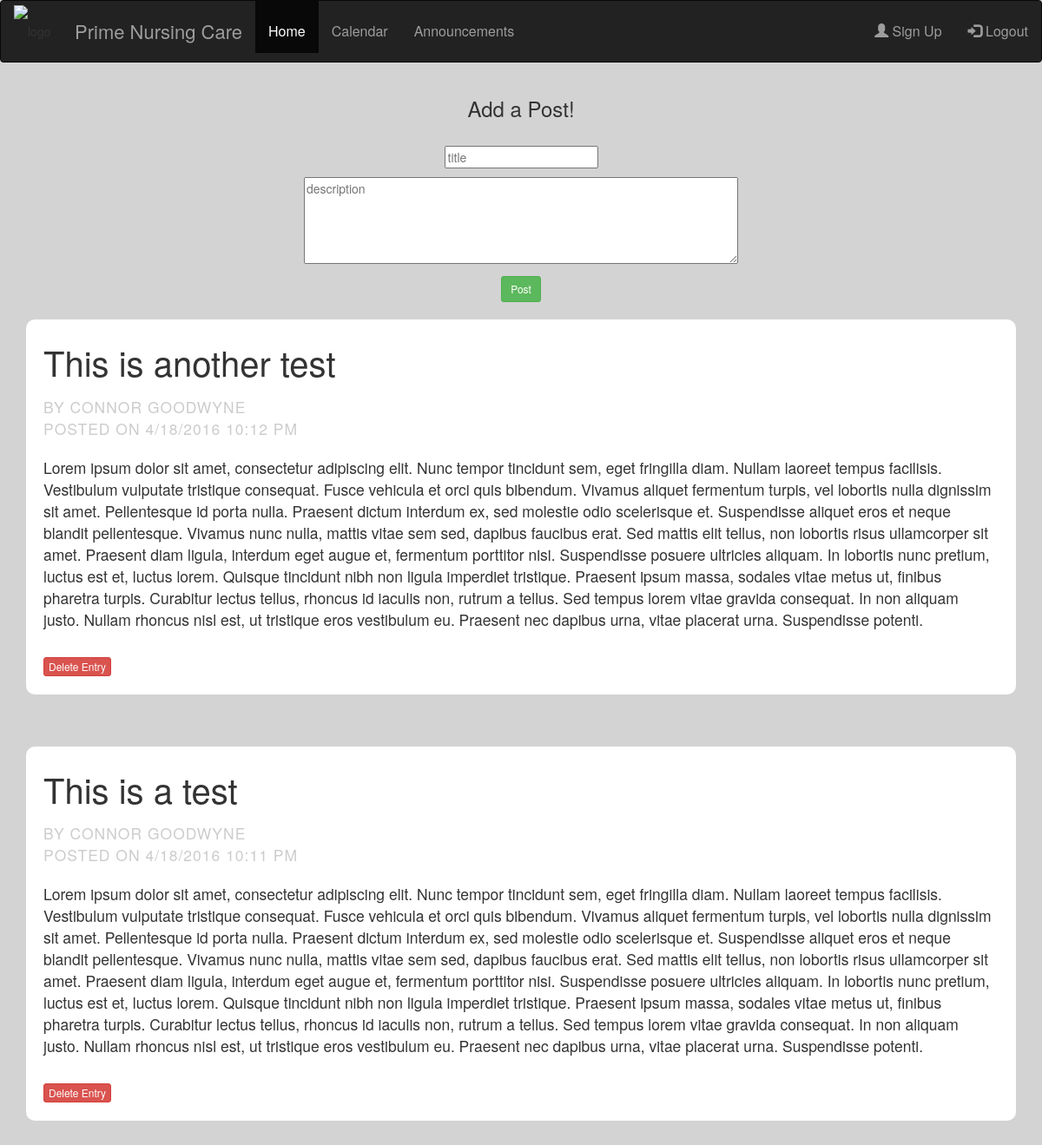
The app's page / (signed in) with its own data.
### tables this page shows
CREATE TABLE "posts" ("id"  VARCHAR PRIMARY KEY  NOT NULL  UNIQUE, "title"	VARCHAR NOT NULL, "description"	VARCHAR NOT NULL,"author"	VARCHAR NOT NULL,"date"	DATETIME NOT NULL);

### app.py (the view)
@app.route('/', methods=['GET', 'POST'])
@login_required
def home():
    db = get_db()
    form = MessageForm(request.form) #create blank message form
    if form.validate_on_submit():
        title = request.form['title']
        descript = request.form['description']
        eid = uuid.uuid4()
        nameo = query_db('SELECT first_name, last_name FROM users WHERE username = ?', (CURRENT_USER,), one = True)
        author = nameo[0] + ' ' + nameo[1]
        now = datetime.datetime.now()
        date = now.strftime("X%m/X%d/%Y X%I:%M %p").replace('X0','X').replace('X','')
        sql = "INSERT INTO posts (id, title, description, author, date) VALUES('%s', '%s', '%s' ,'%s', '%s')" %(eid, title, descript, author, date)
        db = get_db()
        db.execute(sql)
        db.commit()
        flash("Post added")
        return redirect(url_for('home'))
    else:
        start_date = datetime.datetime.now() + datetime.timedelta(-30)                          #ONLY DISPLAY EVENTS FROM PAST 30 DAYS
        sdate = start_date.strftime("X%m/X%d/%Y X%I:%M %p").replace('X0','X').replace('X','')
        posts = query_db('SELECT * FROM posts WHERE date >= ? ORDER BY date DESC', (sdate,))    #EVENTS SORTED BY DATE (DESCENDING)
        return render_template('index.html', form=form, posts=posts)

### tempform.py
class MessageForm(Form):
    title = TextField('Title', validators=[DataRequired()])
    description = TextField(
        'Description', validators=[DataRequired()], widget = TextArea())

### app.py (called while the page is built)
def get_db():
    db = getattr(g, '_database', None)
    if db is None:
        db = g._database = sqlite3.connect(DATABASE)
        db.row_factory = sqlite3.Row
    return db

@app.teardown_appcontext
def close_connection(exception):
    db = getattr(g, '_database', None)
    if db is not None: db.close()

def query_db(query, args=(), one=False):
    cur = get_db().execute(query, args)
    rv = cur.fetchall()
    cur.close()
    return (rv[0] if rv else None) if one else rv

def login_required(f):
    @wraps(f)
    def wrap(*args, **kwargs):
        if 'logged_in' in session:
            return f(*args, **kwargs)
        else:
            flash('You need to login first.')
            return redirect(url_for('login'))
    return wrap

### templates/index.html (shortened to what this page needs)
{% extends "base.html" %}
{% block content %}
<center>
<h3>Add a Post!</h3>
<br>
<form class="form-message" role="form" method="post" action="/">
  <p>
    {{ form.title(placeholder="title") }}
  </p>
  <p>
  {{ form.description(placeholder="description") }}
  </p>
  <button class="btn btn-sm btn-success" type="submit">Post</button>
</form>
</center>
<br>
{% for post in posts %}
  <div class="postbox">
    <div class="postTitle">{{ post.title }}</div>
    <br>
    <div class="preface">By {{post.author}} <br>
          Posted on {{post.date}}
    </div>
    <br>
    <div class="postContents">{{ post.description }}</div>
    <br>
    <form action="/deletepost" method="POST">
    <button class="btn btn-xs btn-danger" type="submit" name="deleteEntry" value= {{post.id}}>Delete Entry</button>
    </form> <br>
  </div>
  <br>
{% endfor %}
{% endblock %}

### templates/base.html (shortened to what this page needs)
 <!DOCTYPE html>
<html>
  <head>
  <link rel="stylesheet" type="text/css" href="http://primenursingcare.com/design/css_import.css"  media="all" />
    <link rel="stylesheet" type="text/css" href="http://primenursingcare.com/javascript/jquery/fancybox/jquery.fancybox-2.1.4.css"  media="screen"/>
   <link rel="stylesheet" type="text/css" href="http://netdna.bootstrapcdn.com/bootstrap/3.3.5/css/bootstrap.min.css">
  </head>
  <body>
      <body style="background-color:lightgrey;">
    <nav class="navbar navbar-inverse">
  <div class="container-fluid">
    <div class="navbar-header">
    <img src="http://primenursingcare.com/img/grundgeruest/header/kugel.png" class="navbar-brando" alt="logo" height="60" width="60">
      <a class="navbar-brand" href="http://primenursingcare.com/">Prime Nursing Care</a>
    </div>
    <ul class="nav navbar-nav">
      <li class="active"><a href="/welcome">Home</a></li>
      <li><a href="/sample">Calendar</a></li>
      <li><a href="/">Announcements</a></li>
    </ul>
    <ul class="nav navbar-nav navbar-right">
      <li><a href="/register"><span class="glyphicon glyphicon-user"></span> Sign Up</a></li>
      <li><a href="/logout"><span class="glyphicon glyphicon-log-in"></span> Logout</a></li>
    </ul>
  </div>
</nav>
    <div class="container">
      {% block content %}{% endblock %}
    </div>
  </body>
</html>

### templates/base.html (style rules this page uses)
.navbar-brando { float:left;height:60px;line-height:60px;margin: 5px 10px 5px 0 }
.navbar-brand { margin: 10px 0 0 0;font-size:22px }
.navbar-nav>li>a { padding-top: 25px; padding-bottom: 15px; font-size:16px }

### templates/index.html (style rules this page uses)
.postbox { list-style: none; background: white; border-radius: 10px; padding: 20px; position: relative; margin: 0 0 40px 0; padding-bottom: 1px; }
.postTitle { font-size: 4rem; margin: 0 0 0 0; }
.preface { margin: -1rem 0 0 0; color: #ccc; font-size: 1.75rem; text-transform: uppercase; letter-spacing: 0.1rem; }
.postContents { margin: 0 0 1rem 0; font-size: 1.75rem; }
form textarea#description { width: 500px; height: 100px; max-height: 300px; }

### records on screen
posts: title "This is another test", author "CONNOR GOODWYNE", date "4/18/2016 10:12 PM", description "Lorem ipsum dolor sit amet, consectetur adipiscing elit. Nunc tempor tincidunt sem, eget fringilla diam. Nullam laoreet tempus facilisis. Vestibulum vulputate tristique consequat. Fusce vehicula et orci quis bibendum. Vivamus aliquet fermentum turpis, vel lobortis nulla dignissim sit amet. Pellentesque id porta nulla. Praesent dictum interdum ex, sed molestie odio scelerisque et. Suspendisse aliquet eros et neque blandit pellentesque. Vivamus nunc nulla, mattis vitae sem sed, dapibus faucibus erat. Sed mattis elit tellus, non lobortis risus ullamcorper sit amet. Praesent diam ligula, interdum eget augue et, fermentum porttitor nisi. Suspendisse posuere ultricies aliquam. In lobortis nunc…"
posts: title "This is a test", author "CONNOR GOODWYNE", date "4/18/2016 10:11 PM", description "Lorem ipsum dolor sit amet, consectetur adipiscing elit. Nunc tempor tincidunt sem, eget fringilla diam. Nullam laoreet tempus facilisis. Vestibulum vulputate tristique consequat. Fusce vehicula et orci quis bibendum. Vivamus aliquet fermentum turpis, vel lobortis nulla dignissim sit amet. Pellentesque id porta nulla. Praesent dictum interdum ex, sed molestie odio scelerisque et. Suspendisse aliquet eros et neque blandit pellentesque. Vivamus nunc nulla, mattis vitae sem sed, dapibus faucibus erat. Sed mattis elit tellus, non lobortis risus ullamcorper sit amet. Praesent diam ligula, interdum eget augue et, fermentum porttitor nisi. Suspendisse posuere ultricies aliquam. In lobortis nunc…"
